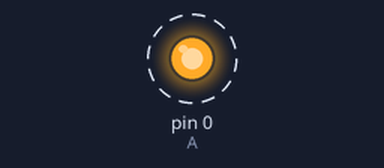
This sketch was run on a simulated Arduino Uno, built with avr-gcc and run on an emulated ATmega328P. Shown: output pins drawn as LEDs (lit = HIGH). Dashed ring = blinking.

Above: at 0.05 s.
Timing chart, 0 to 3.0 s (numbered marks = the images above):
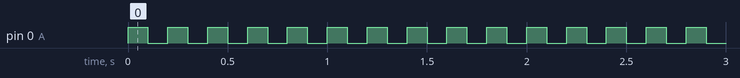

The sketch:

ESDI1.1.ino
```cpp
/****************************
Author:Asha Patel
Title:Flash/toggle/on off single LED.
Date:02/09/2017
Email:15it073@charusat.edu.in
*****************************/

#define A 0
void setup()
{
  // put your setup code here, to run once:
  pinMode(A,OUTPUT);
}

void loop()
{
  // put your main code here, to run repeatedly:
  digitalWrite(A,HIGH);
  delay(100);
  digitalWrite(A,LOW);
  delay(100);
}
```

Measured:
- by itself, pin 0 (A): alternates HIGH for 0.10 s and LOW for 0.10 s
